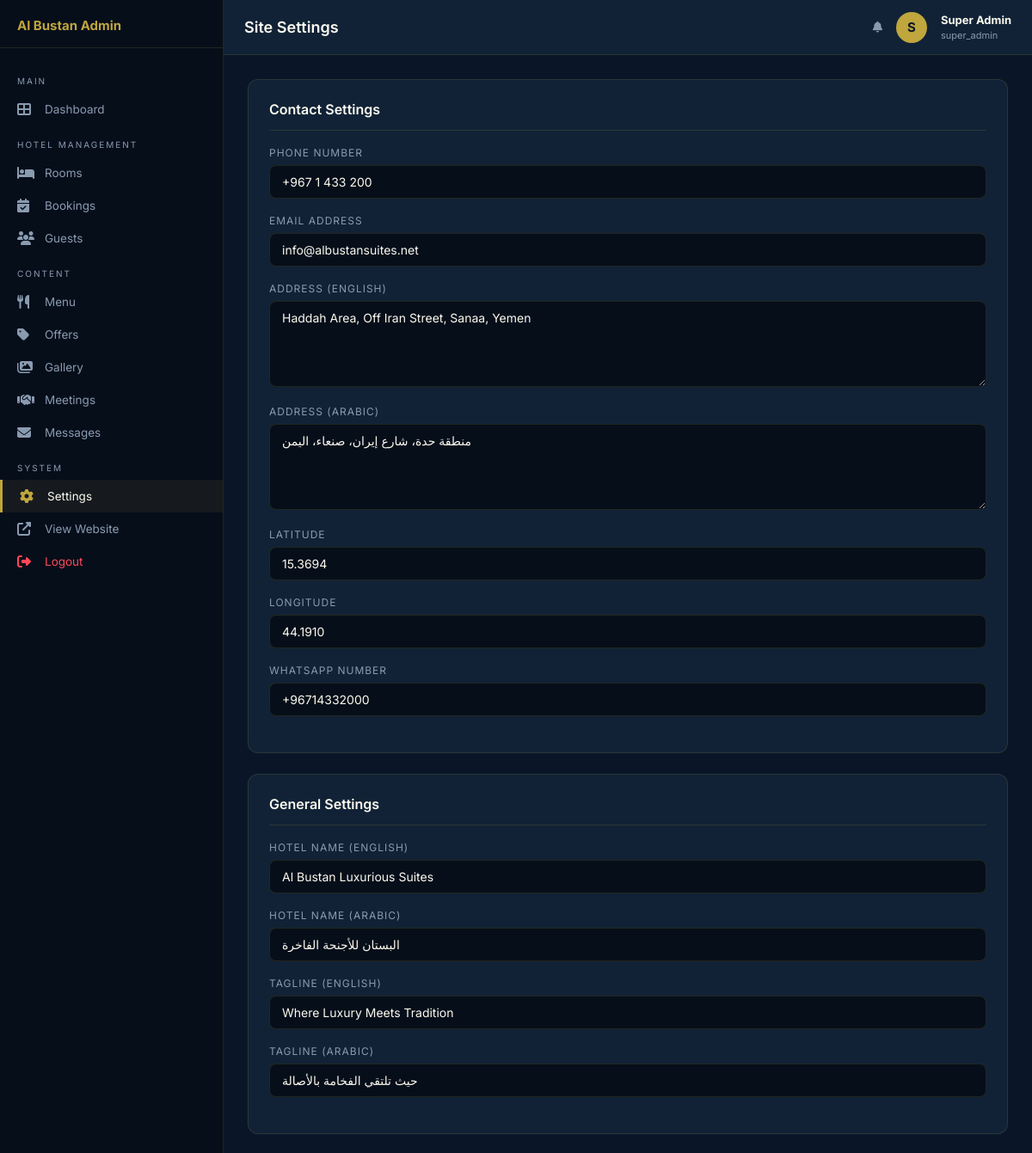
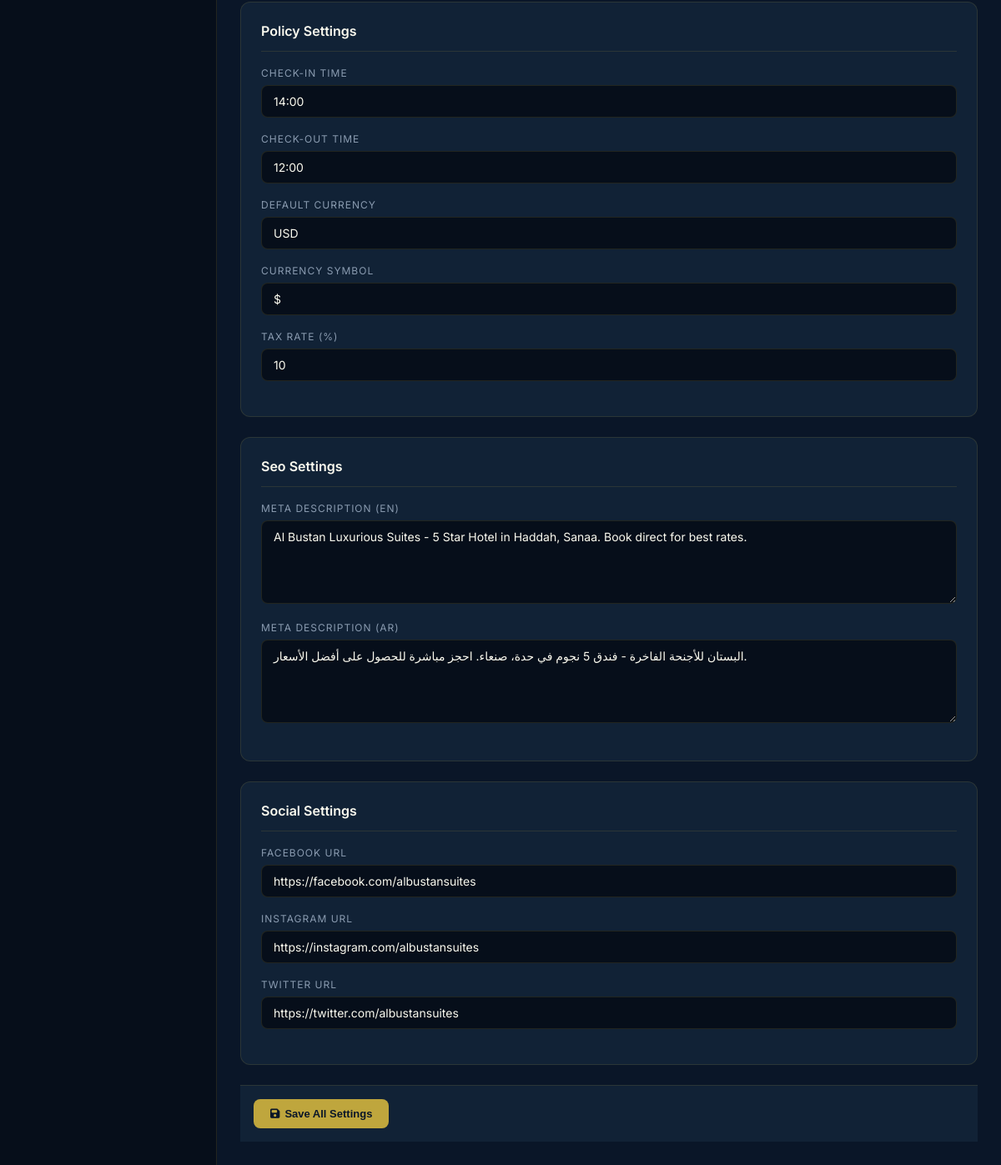
Page /admin/settings.php (signed in) on the committed database (2 pictures, top to bottom).
### tables this page shows
CREATE TABLE IF NOT EXISTS `settings` (
  `id` INT AUTO_INCREMENT PRIMARY KEY,
  `key` VARCHAR(100) NOT NULL UNIQUE,
  `value` TEXT NULL,
  `type` ENUM('text','textarea','image','boolean','number') DEFAULT 'text',
  `label_en` VARCHAR(150) NULL,
  `label_ar` VARCHAR(150) NULL,
  `group` VARCHAR(50) DEFAULT 'general'
);

### functions.php (called while the page is built, shortened)
<?php
function e(string $str): string {
    return htmlspecialchars($str, ENT_QUOTES | ENT_HTML5, 'UTF-8');
}

### admin/settings.php (the view, shortened to what this page needs)
<?php
require_once __DIR__ . '/../functions.php';
$db = getDB();
$adminPage = 'settings';
$adminPageTitle = 'Site Settings';
$settings = $db->query("SELECT * FROM settings ORDER BY `group`, id")->fetchAll();
$grouped  = [];
foreach($settings as $s) { $grouped[$s['group']][] = $s; }
require __DIR__ . '/includes/header.php';
?>
<form method="POST" class="admin-form">
  <?php foreach($grouped as $group => $items): ?>
  <div class="card">
    <div class="card-header"><span class="card-title"><?= ucfirst($group) ?> Settings</span></div>
    <?php foreach($items as $s): ?>
    <div class="form-group">
      <label><?= e($s['label_en'] ?? $s['key']) ?></label>
      <?php if($s['type']==='textarea'): ?>
      <textarea name="setting[<?= e($s['key']) ?>]" rows="3"><?= e($s['value']??'') ?></textarea>
      <?php elseif($s['type']==='boolean'): ?>
      <select name="setting[<?= e($s['key']) ?>]"><option value="1" <?= $s['value']==='1'?'selected':'' ?>>Yes</option><option value="0" <?= $s['value']!=='1'?'selected':'' ?>>No</option></select>
      <?php else: ?>
      <input type="<?= $s['type']==='number'?'number':'text' ?>" name="setting[<?= e($s['key']) ?>]" value="<?= e($s['value']??'') ?>">
      <?php endif; ?>
    </div>
    <?php endforeach; ?>
  </div>
  <?php endforeach; ?>
  <div style="position:sticky;bottom:0;background:var(--admin-card);border-top:1px solid var(--admin-border);padding:16px;margin-top:24px;">
    <button type="submit" class="btn btn-primary btn-lg"><i class="fas fa-save"></i> Save All Settings</button>
  </div>
</form>
</div></div></div></body></html>

### admin/includes/header.php (shortened to what this page needs)
<?php
require_once __DIR__ . '/../../functions.php';
$admin = $_SESSION[ADMIN_SESSION_NAME];
?>
<!DOCTYPE html>
<html lang="en">
<head>
<link rel="stylesheet" href="https://cdnjs.cloudflare.com/ajax/libs/font-awesome/6.5.0/css/all.min.css">
<link rel="stylesheet" href="<?= SITE_URL ?>/admin/assets/css/admin.css?v=1.1">
</head>
<body>
<div class="admin-layout">
<aside class="admin-sidebar">
  <div class="sidebar-logo">
    <span>Al Bustan Admin</span>
  </div>
  <nav class="sidebar-nav">
    <div class="sidebar-section-title">Main</div>
    <div class="sidebar-item <?= ($adminPage??'')==='dashboard'?'active':'' ?>">
      <a href="<?= SITE_URL ?>/admin/dashboard.php"><i class="fas fa-th-large"></i> Dashboard</a>
    </div>
    <div class="sidebar-section-title">Hotel Management</div>
    <div class="sidebar-item <?= ($adminPage??'')==='rooms'?'active':'' ?>">
      <a href="<?= SITE_URL ?>/admin/rooms.php"><i class="fas fa-bed"></i> Rooms</a>
    </div>
    <div class="sidebar-item <?= ($adminPage??'')==='bookings'?'active':'' ?>">
      <a href="<?= SITE_URL ?>/admin/bookings.php"><i class="fas fa-calendar-check"></i> Bookings
      </a>
    </div>
    <div class="sidebar-item <?= ($adminPage??'')==='users'?'active':'' ?>">
      <a href="<?= SITE_URL ?>/admin/users.php"><i class="fas fa-users"></i> Guests</a>
    </div>
    <div class="sidebar-section-title">Content</div>
    <div class="sidebar-item <?= ($adminPage??'')==='restaurant'?'active':'' ?>">
      <a href="<?= SITE_URL ?>/admin/restaurant.php"><i class="fas fa-utensils"></i> Menu</a>
    </div>
    <div class="sidebar-item <?= ($adminPage??'')==='offers'?'active':'' ?>">
      <a href="<?= SITE_URL ?>/admin/offers.php"><i class="fas fa-tag"></i> Offers</a>
    </div>
    <div class="sidebar-item <?= ($adminPage??'')==='gallery'?'active':'' ?>">
      <a href="<?= SITE_URL ?>/admin/gallery.php"><i class="fas fa-images"></i> Gallery</a>
    </div>
    <div class="sidebar-item <?= ($adminPage??'')==='meetings'?'active':'' ?>">
      <a href="<?= SITE_URL ?>/admin/meetings.php"><i class="fas fa-handshake"></i> Meetings</a>
    </div>
    <div class="sidebar-item <?= ($adminPage??'')==='messages'?'active':'' ?>">
      <a href="<?= SITE_URL ?>/admin/messages.php"><i class="fas fa-envelope"></i> Messages
      </a>
    </div>
    <div class="sidebar-section-title">System</div>
    <div class="sidebar-item <?= ($adminPage??'')==='settings'?'active':'' ?>">
      <a href="<?= SITE_URL ?>/admin/settings.php"><i class="fas fa-cog"></i> Settings</a>
    </div>
    <div class="sidebar-item">
      <a href="<?= SITE_URL ?>/index.php" target="_blank"><i class="fas fa-external-link-alt"></i> View Website</a>
    </div>
    <div class="sidebar-item">
      <a href="<?= SITE_URL ?>/admin/logout.php" style="color:var(--danger)!important"><i class="fas fa-sign-out-alt" style="color:var(--danger)!important"></i> Logout</a>
    </div>
  </nav>
</aside>
<div class="admin-main">
  <div class="admin-topbar">
    <div class="topbar-title"><?= e($adminPageTitle ?? 'Dashboard') ?></div>
    <div class="topbar-right">
      <a href="#"><i class="fas fa-bell"></i></a>
      <div class="admin-avatar"><?= strtoupper(substr($admin['name'],0,1)) ?></div>
      <div>
        <strong style="display:block;font-size:13px;"><?= e($admin['name']) ?></strong>
        <span style="font-size:11px;color:var(--gray);"><?= e($admin['role']) ?></span>
      </div>
    </div>
  </div>
  <div class="admin-content">

### admin/assets/css/admin.css (style rules this page uses)
:root { --admin-dark: #0A1628; --admin-darker: #060E1A; --admin-card: #112236; --admin-border: rgba(191,166,61,0.15); --gold: #bfa63d; --gold-light: #d1bc6a; --cream: #fbfaef; --gray: #8A9BB0; --success: #00c864; --warning: #FFB800; --danger: #FF4757; --info: #0096FF; --sidebar-w: 260px; --topbar-h: 64px; }
* { box-sizing:border-box;margin:0;padding:0; }
html,body { height:100%; }
body { font-family:'Inter','Segoe UI',sans-serif;background:var(--admin-dark);color:var(--cream);font-size:14px;min-height:100vh; }
a { text-decoration:none;color:inherit;transition:0.2s; }
.admin-layout { display:flex;min-height:100vh; }
.admin-sidebar { width:var(--sidebar-w);position:fixed;top:0;left:0;bottom:0; background:var(--admin-darker);border-right:1px solid var(--admin-border); display:flex;flex-direction:column;z-index:100;overflow-y:auto; transition:0.3s; }
.sidebar-logo { display:flex;align-items:center;gap:12px; padding:20px 20px 16px;border-bottom:1px solid var(--admin-border); }
.sidebar-logo span { font-size:15px;font-weight:700;color:var(--gold); }
.sidebar-nav { padding:16px 0;flex:1; }
.sidebar-section-title { padding:8px 20px;font-size:10px;letter-spacing:2px;text-transform:uppercase;color:var(--gray);margin-top:8px; }
.sidebar-item>a { display:flex;align-items:center;gap:12px; padding:11px 20px;color:var(--gray);font-size:13.5px; transition:0.2s; }
.sidebar-item>a i { width:20px;font-size:16px;color:var(--gray); }
.sidebar-item>a:hover,.sidebar-item.active>a { background:rgba(201,168,76,0.08);color:var(--cream); }
.sidebar-item.active>a i,.sidebar-item>a:hover i { color:var(--gold); }
.sidebar-item.active>a { border-left:3px solid var(--gold); }
.admin-main { margin-left:var(--sidebar-w);flex:1;display:flex;flex-direction:column;min-width:0; }
.admin-topbar { height:var(--topbar-h);background:var(--admin-card); border-bottom:1px solid var(--admin-border); display:flex;align-items:center;justify-content:space-between; padding:0 24px;position:sticky;top:0;z-index:50; }
.topbar-title { font-size:18px;font-weight:600;color:var(--cream); }
.topbar-right { display:flex;align-items:center;gap:16px; }
.admin-avatar { width:36px;height:36px;border-radius:50%;background:var(--gold);display:flex;align-items:center;justify-content:center;font-size:15px;color:var(--admin-dark);font-weight:700; }
.topbar-right a { color:var(--gray);font-size:13px;display:flex;align-items:center;gap:6px; }
.admin-content { padding:28px;flex:1; }
.card { background:var(--admin-card);border:1px solid var(--admin-border);border-radius:12px;padding:24px;margin-bottom:24px; }
.card-header { display:flex;align-items:center;justify-content:space-between;margin-bottom:18px;padding-bottom:14px;border-bottom:1px solid var(--admin-border); }
.card-title { font-size:16px;font-weight:600;color:var(--cream); }
.btn,.btn-sm,.btn-xs { display:inline-flex;align-items:center;gap:6px;border:none;cursor:pointer;border-radius:8px;font-weight:600;font-size:13px;transition:0.2s; }
.btn { padding:10px 20px; }
.btn-primary { background:var(--gold);color:var(--admin-dark); }
.admin-form .form-group { margin-bottom:18px; }
.admin-form label { display:block;font-size:12px;color:var(--gray);letter-spacing:1px;text-transform:uppercase;margin-bottom:7px; }
.admin-form input,.admin-form select,.admin-form textarea { width:100%;background:var(--admin-darker);border:1px solid var(--admin-border); border-radius:8px;padding:10px 14px;color:var(--cream);font-size:14px; font-family:inherit;transition:0.2s; }
.admin-form textarea { resize:vertical;min-height:100px; }

### rows in the picture
settings: label_en "PHONE NUMBER", value "+967 1 433 200"
settings: label_en "EMAIL ADDRESS", value "info@albustansuites.net"
settings: label_en "ADDRESS (ENGLISH)", key+value "Haddah Area, Off Iran Street, Sanaa, Yemen"
settings: label_en "ADDRESS (ARABIC)", key+value "منطقة حدة، شارع إيران، صنعاء، اليمن"
settings: label_en "LATITUDE", value "15.3694"
settings: label_en "LONGITUDE", value "44.1910"
settings: label_en "WHATSAPP NUMBER", value "+96714332000"
settings: label_en "HOTEL NAME (ENGLISH)", value "Al Bustan Luxurious Suites"
settings: label_en "HOTEL NAME (ARABIC)", value "البستان للأجنحة الفاخرة"
settings: label_en "TAGLINE (ENGLISH)", value "Where Luxury Meets Tradition"
settings: label_en "TAGLINE (ARABIC)", value "حيث تلتقي الفخامة بالأصالة"
settings: label_en "CHECK-IN TIME", value "14:00"
settings: label_en "CHECK-OUT TIME", value "12:00"
settings: label_en "DEFAULT CURRENCY", value "USD"
settings: label_en "CURRENCY SYMBOL", value "$"
settings: label_en "TAX RATE (%)", value "10"
settings: label_en "META DESCRIPTION (EN)", key+value "Al Bustan Luxurious Suites - 5 Star Hotel in Haddah, Sanaa. Book direct for best rates."
settings: label_en "META DESCRIPTION (AR)", key+value "البستان للأجنحة الفاخرة - فندق 5 نجوم في حدة، صنعاء. احجز مباشرة للحصول على أفضل الأسعار."
settings: label_en "FACEBOOK URL", value "https://facebook.com/albustansuites"
settings: label_en "INSTAGRAM URL", value "https://instagram.com/albustansuites"
settings: label_en "TWITTER URL", value "https://twitter.com/albustansuites"

### other values in the picture
$adminPageTitle "Site Settings"
substr($admin['name'],0,1) "S"
$admin['name'] "Super Admin"
$admin['role'] "super_admin"
$group "Contact"
$group "General"
$group "Policy"
$group "Seo"
$group "Social"
